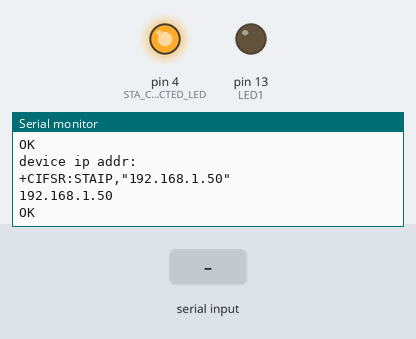
Simulated run of this sketch. Board: Arduino Uno, built with avr-gcc and run on an emulated ATmega328P. On the bench: output pins drawn as LEDs (lit = HIGH), the last lines printed to the serial monitor. The test bench sets the inputs (shaded band). The modem accepts every AT command (registered, SIM ready, sends succeed) and sends nothing else.

Above: at 14.3 s.
14.4 s: "+IPD" received over Serial
At 16.6 s:
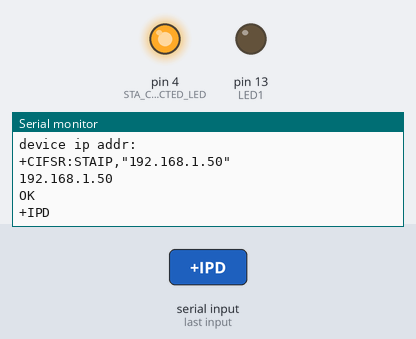
16.9 s: "+IPD" received over the second serial link
At 18.4 s:
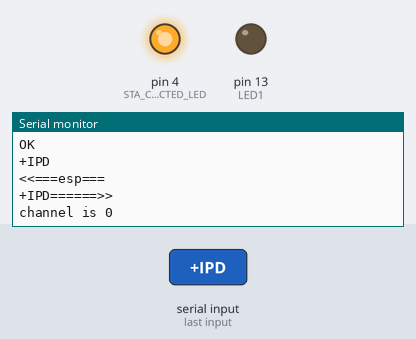
19.4 s: "/led1/on" received over Serial
At 21.8 s:
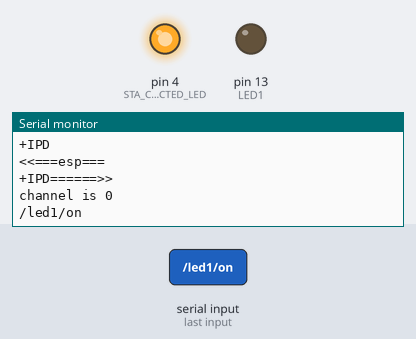
22.4 s: "/led1/on" received over the second serial link
At 24.4 s:
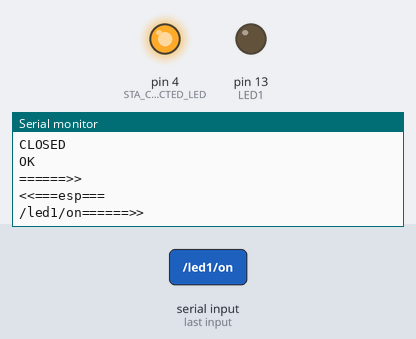
24.9 s: "/led1/off" received over Serial
At 27.1 s:
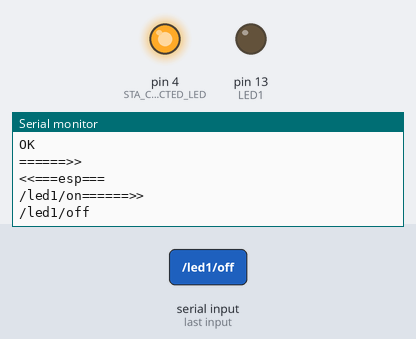
27.4 s: "/led1/off" received over the second serial link
At 29.4 s:
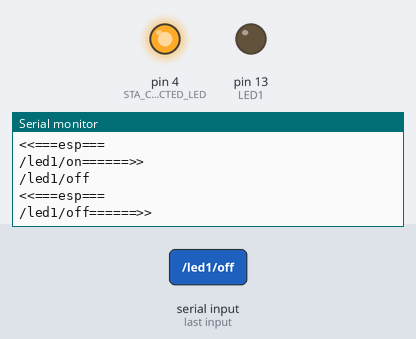

Measured:
- after the input at 14.4 s, the serial monitor: prints a new line after 1.0 s (image 1)
- after the input at 16.9 s, the serial monitor: prints a new line after 1.0 s (image 2)
- after the input at 19.4 s, the serial monitor: prints a new line after 1.5 s (image 3)
- after the input at 22.4 s, the serial monitor: prints a new line after 1.0 s (image 4)
- after the input at 24.9 s, the serial monitor: prints a new line after 1.0 s (image 5)
- after the input at 27.4 s, the serial monitor: prints a new line after 1.0 s (image 6)

The sketch:

HomePowerControl.ino
```cpp
#define WIFI 1

#include "SoftwareSerial.h"
#include "HPCControllerFactory.h"
#if WIFI
#else
#include "GPIOController.h"
#include "CommandOperation.h"
#endif

ControllerFactory *controllerFactory = new HPCControllerFactory();
EEPROMController *eepromController = controllerFactory->createEEPROMController();
#if WIFI
WiFiController *wifiController = controllerFactory->createWiFiController();
#else
BluetoothController *bluetoothController = controllerFactory->createBTController(10, 11);
GPIOController *gpioController = new GPIOController(13, OUTPUT);
#endif

void wifiConfig()
{
    strcpy(wifiController->wifiSettings.ssid, "aaaa");
    strcpy(wifiController->wifiSettings.password, "00000000");
    eepromController->writeObject(&wifiController->wifiSettings, 0, sizeof(struct WiFiSettings));
    eepromController->readObject(&wifiController->wifiSettings, 0, sizeof(struct WiFiSettings));
    for (int i = 0; i < strlen(wifiController->wifiSettings.ssid); i++)
        Serial.print(wifiController->wifiSettings.ssid[i]);
    Serial.println();
    for (int i = 0; i < strlen(wifiController->wifiSettings.password); i++)
        Serial.print(wifiController->wifiSettings.password[i]);
}

void setup()
{
#if WIFI
    wifiController->setup();
#else
    bluetoothController->setbaudRate(9600);
    gpioController->setPinLow();
    Serial.begin(9600);
    Serial.println("Enter AT commands:");
#endif
}

void loop()
{
#if WIFI
    wifiController->loop();
#else
    int i = 0;
    char *btCommand = bluetoothController->readLine();

    if (btCommand) {
        Serial.write(btCommand);
        Serial.write("\r\n");
        for (i = 0; i < sizeof(commandOperations) / sizeof(CommandOperation); i++) {
            if (strcmp(btCommand, commandOperations[i].command) == 0) {
                commandOperations[i].operation();
            }
        }
    }
#endif
}
```

ATmega328PController.cpp
```cpp
#include "ATmega328PController.h"

void ATmega328PController::readObject(void *dst, int eepromOffset, size_t size)
{
    eeprom_read_block((void*)dst, (void*)eepromOffset, size);
}

void ATmega328PController::writeObject(void *src, int eepromOffset, size_t size)
{
    for (int i = 0; i < 255; i++)
        eeprom_write_byte((uint8_t*)i, 0x00);
    eeprom_write_block((const void*)src, (void*)eepromOffset, size);
}
```

ATmega328PController.h
```cpp
#ifndef _ATMEGA328PCONTROLLER_H_
#define _ATMEGA328PCONTROLLER_H_

#include "EEPROMController.h"

class ATmega328PController : public EEPROMController
{
public:
    void readObject(void *dst, int eepromOffset, size_t size);
    void writeObject(void *src, int eepromOffset, size_t size);
};

#endif /* _ATMEGA328PCONTROLLER_H_ */
```

BluetoothController.h
```cpp
#ifndef _BLUETOOTHCONTROLLER_H_
#define _BLUETOOTHCONTROLLER_H_

// AbstractProductB
class BluetoothController
{
public:
    virtual bool setbaudRate(int baudRate) = 0;
    virtual bool enterAtCommandMode(int pin) = 0;
    virtual bool available() = 0;
    virtual char* readLine() = 0;
};

#endif /* _BLUETOOTHCONTROLLER_H_ */
```

CommandOperation.cpp
```cpp
#include "CommandOperation.h"
#include "GPIOController.h"

extern GPIOController *gpioController;

bool setLedOn()
{
    gpioController->setPinHigh();
    return true;
}

bool setLedOff()
{
    gpioController->setPinLow();
    return true;
}
```

CommandOperation.h
```cpp
#ifndef _COMMANDOPERATION_H_
#define _COMMANDOPERATION_H_

#define CMD_LEDON "on"
#define CMD_LEDOFF "off"

struct CommandOperation {
    char *command;
    bool (*operation)();
};

// operations
bool setLedOn();
bool setLedOff();

static CommandOperation commandOperations[] = {
    {CMD_LEDON, setLedOn},
    {CMD_LEDOFF, setLedOff},
};

#endif //_COMMANDOPERATION_H_
```

ControllerFactory.h
```cpp
#ifndef _CONTROLLERFACTORY_H_
#define _CONTROLLERFACTORY_H_

#include "WiFiController.h"
#include "BluetoothController.h"
#include "EEPROMController.h"

// AbstractFactory
class ControllerFactory
{
public:
    virtual WiFiController* createWiFiController() = 0;
    virtual BluetoothController* createBTController(int rx, int tx) = 0;
    virtual EEPROMController* createEEPROMController() = 0;
};

#endif /* _CONTROLLERFACTORY_H_ */
```

EEPROMController.h
```cpp
#ifndef _EEPROMCONTROLLER_H_
#define _EEPROMCONTROLLER_H_

#include <avr/eeprom.h>

// AbstractProductC
class EEPROMController
{
public:
    virtual void readObject(void *dst, int eepromOffset, size_t size) = 0;
    virtual void writeObject(void *src, int eepromOffset, size_t size) = 0;
};

#endif /* _EEPROMCONTROLLER_H_ */
```

ESP8266Controller.cpp
```cpp
#define BUFFER_SIZE 512

#define SSID  "HomePowerControl"      // change this to match your WiFi SSID
#define PASS  "00000000"    // change this to match your WiFi password
#define PORT  "80"           // using port 8080 by default
#define TERM_OK "OK\r\n"

char buffer[BUFFER_SIZE];

#include "ESP8266Controller.h"
#include "Arduino.h"

#define dbg Serial    // use Serial for debug
SoftwareSerial esp(10, 11); // RX, TX

#define LED1 13
#define STA_CONNECTED_LED 4

void ESP8266Controller::setup()
{
    pinMode(LED1, OUTPUT);
    pinMode(STA_CONNECTED_LED, OUTPUT);

    // assume esp8266 operates at 115200 baud rate
    // change if necessary to match your modules' baud rate
    esp.begin(9600);

    dbg.begin(9600);
    dbg.println("begin.");
    while (!dbg) {
        ; // wait for serial port to connect. Needed for Leonardo only
    }
    setupWiFi();

    show_ip();
    digitalWrite(STA_CONNECTED_LED, HIGH);
}

void ESP8266Controller::loop()
{
    int ch_id, packet_len;
    char *pb;

    if (esp.available()) {

        String rsp = esp.readString();
        dbg.println("<<===esp===");
        dbg.print(rsp);
        dbg.println("======>>");

        if (rsp.indexOf("+IPD") >= 0) {
            deal_with_input_http_request(rsp);
        }
    }

    if (dbg.available()) {
        String command = dbg.readString();
        dbg.println(command);
        command = command;
        esp.print(command);
    }
}


//Todo: modify to get_ip() to decouple with dbg.print()
void ESP8266Controller::show_ip()
{
    // print device IP address
    dbg.print("device ip addr:");
    esp.println("AT+CIFSR");

    String rsp = wait_for_esp_response(1000, TERM_OK);
}

String ESP8266Controller::wait_for_esp_response(int timeout, String term = TERM_OK)
{
    unsigned long due_time = millis() + timeout;

    String rsp = "";
    while (!rsp.endsWith(term) && millis() < due_time ) {
        rsp = rsp + esp.readString();
    }
    dbg.println(rsp);
    return rsp;
}

void ESP8266Controller::deal_with_input_http_request(String input)
{
    String rsp = "";
    if (input.indexOf("/led1/on") > 0) {
        turn_on_led1();
    } else if (input.indexOf("/led1/off") > 0) {
        turn_off_led1();
    } else if (input.indexOf("/atcommand/cmd=") > 0) {
        //ex: curl http://192.168.0.18/atcommand/cmd=AT+CIFSR/r/n
        String at_command = input.substring(input.indexOf("/atcommand/cmd=") + strlen("/atcommand/cmd="), input.indexOf("/r/n"));
        dbg.println(at_command);
        esp.println(at_command);
        rsp = wait_for_esp_response(1000);
    } else if (input.indexOf("/wifi_ssid_id/")) {
        //ex: curl http://192.168.43.83/wifi_ssid_id/ssid=abcd,password=87654321
        String ssid = input.substring(input.indexOf("/wifi_ssid_id/ssid=") + strlen("/wifi_ssid_id/ssid="), input.indexOf(",password="));
        String password = input.substring(input.indexOf(",password=") + strlen(",password="), input.indexOf(" HTTP/1.1"));
        rsp = "ssid:" + ssid + ", password=" + password;
        dbg.println(ssid);
        dbg.println(password);
    }

    int channel = get_channel(input);
    serve_homepage(channel, rsp);
}


int ESP8266Controller::get_channel(String input)
{
    //It should looks like this:
    //+IPD,1,432:GET /led1/on HTTP/1.1
    String x = input.substring(input.indexOf("+IPD,") + 5, input.indexOf("GET"));
    // now x should be "1,432:"
    x = x.substring(0, x.indexOf(","));
    // now x should be "1"

    int channel = x.toInt();
    dbg.print("channel is ");
    dbg.println(channel);
    return channel;
}

void ESP8266Controller::turn_on_led1()
{
    dbg.print("la la la ~ turn on led 1 !\n");
    digitalWrite(LED1, HIGH);
}

void ESP8266Controller::turn_off_led1()
{
    dbg.print("la la la ~ turn off led 1 !\n");
    digitalWrite(LED1, LOW);
}

void ESP8266Controller::serve_homepage(int ch_id, String input_content)
{
    String header = "HTTP/1.1 200 OK\r\nContent-Type: text/html\r\nConnection: close\r\n";
    String content = "";

    if (input_content.length() > 0) {
        content = input_content;
    } else {
        // output the value of each analog input pin
        for (int analogChannel = 0; analogChannel < 6; analogChannel++) {
            int sensorReading = analogRead(analogChannel);
            content += "analog input ";
            content += analogChannel;
            content += " is ";
            content += sensorReading;
            content += "<br />\n";
        }
    }

    header += "Content-Length:";
    header += (int)(content.length());
    header += "\r\n\r\n";
    esp.print("AT+CIPSEND=");
    esp.print(ch_id);
    esp.print(",");
    esp.println(header.length() + content.length());
    if (wait_for_esp_response(2000, "> ").endsWith("> ")) {
        esp.print(header);
        esp.print(content);
    } else {
        esp.print("AT+CIPCLOSE=");
        esp.println(ch_id);
    }
}


void ESP8266Controller::setupWiFi()
{
    // try empty AT command
    esp.println("AT");
    wait_for_esp_response(1000);

    // set mode 1 (client)
    esp.println("AT+CWMODE=3");
    String rsp = wait_for_esp_response(1000);

    //reset if cw mode is change
    if (rsp.indexOf("no change") < 0) {
        // reset WiFi module
        esp.print("AT+RST\r\n");
        wait_for_esp_response(1500);
        delay(3000);
    }

    esp.println("AT+CWSAP=\"AAA\",\"00000000\",5,0");
    wait_for_esp_response(1000);

    // join AP
    esp.print("AT+CWJAP=\"");
    esp.print(SSID);
    esp.print("\",\"");
    esp.print(PASS);
    esp.println("\"");
    // this may take a while, so wait for 5 seconds
    wait_for_esp_response(5000);

    esp.println("AT+CIPSTO=30");
    wait_for_esp_response(1000);

    // start server
    esp.println("AT+CIPMUX=1");
    wait_for_esp_response(1000);

    esp.print("AT+CIPSERVER=1,"); // turn on TCP service
    esp.println(PORT);
    wait_for_esp_response(1000);
}
```

ESP8266Controller.h
```cpp
#ifndef _ESP8266CONTROLLER_H_
#define _ESP8266CONTROLLER_H_

#include <SoftwareSerial.h>
#include "WiFiController.h"

typedef uint8_t byte;

class ESP8266Controller : public WiFiController
{
public:
    String wait_for_esp_response(int timeout, String term);
    void setup();
    void deal_with_input_http_request(String input);
    void turn_on_led1();
    void turn_off_led1();
    void loop();
    void serve_homepage(int ch_id, String input_content);
    void setupWiFi();
    void show_ip();
private:
    int get_channel(String input);
};

#endif //_ESP8266CONTROLLER_H_
```

HC08Controller.cpp
```cpp
#include "Arduino.h"
#include "HC08Controller.h"

#define BT_SERIAL_READ_BUFFER_SIZE  32

SoftwareSerial* HC08Controller::btSerial = NULL;

HC08Controller::HC08Controller(int rx, int tx)
{
    btSerial = new SoftwareSerial(rx, tx);
}

bool HC08Controller::setbaudRate(int baudRate)
{
    if (btSerial == NULL)
        return false;
    btSerial->begin(baudRate);

    return true;
}

bool HC08Controller::enterAtCommandMode(int pin)
{
    pinMode(pin, OUTPUT);
    digitalWrite(pin, HIGH);

    return true;
}

bool HC08Controller::available()
{
    if (btSerial)
        return btSerial->available();

    return false;
}

char* HC08Controller::readLine()
{
    int index = 0;
    char serialString[BT_SERIAL_READ_BUFFER_SIZE];

    if (!btSerial)
        return NULL;
    if (!btSerial->available())
        return NULL;

    memset(serialString, 0x00, BT_SERIAL_READ_BUFFER_SIZE);

    while (true) {
        if (btSerial->available()) {
            serialString[index++] = btSerial->read();
        } else
            break;
        delay(1);
    }
    serialString[index] = 0x00;

    return serialString;
}
```

HC08Controller.h
```cpp
#ifndef _HC08CONTROLLER_H_
#define _HC08CONTROLLER_H_

#include "SoftwareSerial.h"
#include "BluetoothController.h"

class HC08Controller : public BluetoothController
{
private:
    static SoftwareSerial *btSerial;

public:
    HC08Controller(int rx, int tx);

    bool setbaudRate(int baudRate);
    bool enterAtCommandMode(int pin);
    bool available();
    char* readLine();
};

#endif //_HC08CONTROLLER_H_
```

HPCControllerFactory.cpp
```cpp
#include "HPCControllerFactory.h"
#include "ESP8266Controller.h"
#include "HC08Controller.h"
#include "ATmega328PController.h"

WiFiController* HPCControllerFactory::createWiFiController()
{
    return new ESP8266Controller;
}

BluetoothController* HPCControllerFactory::createBTController(int rx, int tx)
{
    return new HC08Controller(rx, tx);
}

EEPROMController* HPCControllerFactory::createEEPROMController()
{
    return new ATmega328PController();
}
```

HPCControllerFactory.h
```cpp
#ifndef _HPCCONTROLLERFACTORY_H_
#define _HPCCONTROLLERFACTORY_H_

#include "ControllerFactory.h"

// ConcreteFactoryA
class HPCControllerFactory : public ControllerFactory
{
public:
    WiFiController* createWiFiController();
    BluetoothController* createBTController(int rx, int tx);
    EEPROMController* createEEPROMController();
};

#endif //_HPCCONTROLLERFACTORY_H_
```

WiFiController.h
```cpp
#ifndef _WIFICONTROLLER_H_
#define _WIFICONTROLLER_H_

struct WiFiSettings {
    char ssid[32];
    char password[64];
};

// AbstractProductA
class WiFiController
{
public:
    WiFiSettings wifiSettings;
    virtual void loop() = 0;
    virtual void setup() = 0;
};

#endif /* _WIFICONTROLLER_H_ */
```

GPIOController.cpp
```cpp
#include "Arduino.h"
#include "GPIOController.h"

GPIOController::GPIOController(int pin, int direction) : pin(pin), direction(direction)
{
    pinMode(this->pin, this->direction);
}

bool GPIOController::setPinDirection(int direction)
{
    this->direction = direction;
    pinMode(this->pin, direction);

    return true;
}

bool GPIOController::setPinHigh()
{
    digitalWrite(this->pin, HIGH);
}

bool GPIOController::setPinLow()
{
    digitalWrite(this->pin, LOW);
}
```

GPIOController.h
```cpp
#ifndef _GPIOCONTROLLER_H_
#define _GPIOCONTROLLER_H_

class GPIOController
{
private:
    int pin;
    int direction;

public:
    GPIOController(int pin, int direction);

    bool setPinDirection(int direction);
    bool setPinHigh();
    bool setPinLow();
};

#endif //_GPIOCONTROLLER_H_
```
